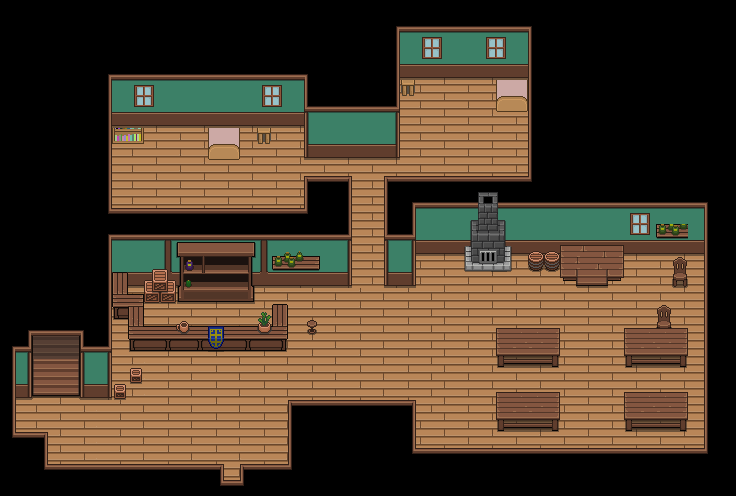

Below is a game level as drawn by its tile map, then a one-line description and the .tmx that defines it (tile-layer data replaced by summaries):
An orthogonal 46x31 tile map with 16x16 px tiles, 3 tile layers (Base, Ground, Upper), 2 tilesets and 5 objects (2x Entrance, NPC_08, NPC_09, NPC_10).

<map version="1.4" tiledversion="1.4.1" orientation="orthogonal" renderorder="right-down" width="46" height="31" tilewidth="16" tileheight="16" infinite="0" nextlayerid="8" nextobjectid="6">
 <tileset firstgid="1" source="../Tilesets/tilesetHouses.tsx" />
 <tileset firstgid="521" name="tsWallsFloors" tilewidth="16" tileheight="16" tilecount="286" columns="22">
  <image source="../Tilesets/tsWalls_Floors.png" trans="ffffff" width="352" height="209" />
  <tile id="9">
   <properties>
    <property name="Impassable" type="bool" value="true" />
   </properties>
  </tile>
  <tile id="10">
   <properties>
    <property name="Impassable" type="bool" value="true" />
   </properties>
  </tile>
  <tile id="22">
   <properties>
    <property name="Impassable" type="bool" value="true" />
   </properties>
  </tile>
  <tile id="24">
   <properties>
    <property name="Impassable" type="bool" value="true" />
   </properties>
  </tile>
  <tile id="25">
   <properties>
    <property name="Impassable" type="bool" value="true" />
   </properties>
  </tile>
  <tile id="27">
   <properties>
    <property name="Impassable" type="bool" value="true" />
   </properties>
  </tile>
  <tile id="28">
   <properties>
    <property name="Impassable" type="bool" value="true" />
   </properties>
  </tile>
  <tile id="29">
   <properties>
    <property name="Impassable" type="bool" value="true" />
   </properties>
  </tile>
  <tile id="30">
   <properties>
    <property name="Impassable" type="bool" value="true" />
   </properties>
  </tile>
  <tile id="44">
   <properties>
    <property name="Impassable" type="bool" value="true" />
   </properties>
  </tile>
  <tile id="46">
   <properties>
    <property name="Impassable" type="bool" value="true" />
   </properties>
  </tile>
  <tile id="47">
   <properties>
    <property name="Impassable" type="bool" value="true" />
   </properties>
  </tile>
  <tile id="49">
   <properties>
    <property name="Impassable" type="bool" value="true" />
   </properties>
  </tile>
  <tile id="50">
   <properties>
    <property name="Impassable" type="bool" value="true" />
   </properties>
  </tile>
  <tile id="52">
   <properties>
    <property name="Impassable" type="bool" value="true" />
   </properties>
  </tile>
  <tile id="66">
   <properties>
    <property name="Impassable" type="bool" value="true" />
   </properties>
  </tile>
  <tile id="68">
   <properties>
    <property name="Impassable" type="bool" value="true" />
   </properties>
  </tile>
  <tile id="69">
   <properties>
    <property name="Impassable" type="bool" value="true" />
   </properties>
  </tile>
  <tile id="71">
   <properties>
    <property name="Impassable" type="bool" value="true" />
   </properties>
  </tile>
  <tile id="72">
   <properties>
    <property name="Impassable" type="bool" value="true" />
   </properties>
  </tile>
  <tile id="73">
   <properties>
    <property name="Impassable" type="bool" value="true" />
   </properties>
  </tile>
  <tile id="74">
   <properties>
    <property name="Impassable" type="bool" value="true" />
   </properties>
  </tile>
  <tile id="88">
   <properties>
    <property name="Impassable" type="bool" value="true" />
   </properties>
  </tile>
  <tile id="89">
   <properties>
    <property name="Impassable" type="bool" value="true" />
   </properties>
  </tile>
  <tile id="90">
   <properties>
    <property name="Impassable" type="bool" value="true" />
   </properties>
  </tile>
  <tile id="91">
   <properties>
    <property name="Impassable" type="bool" value="true" />
   </properties>
  </tile>
  <tile id="92">
   <properties>
    <property name="Impassable" type="bool" value="true" />
   </properties>
  </tile>
  <tile id="93">
   <properties>
    <property name="Impassable" type="bool" value="true" />
   </properties>
  </tile>
  <tile id="94">
   <properties>
    <property name="Impassable" type="bool" value="true" />
   </properties>
  </tile>
  <tile id="95">
   <properties>
    <property name="Impassable" type="bool" value="true" />
   </properties>
  </tile>
  <tile id="96">
   <properties>
    <property name="Impassable" type="bool" value="true" />
   </properties>
  </tile>
  <tile id="140">
   <properties>
    <property name="Impassable" type="bool" value="true" />
   </properties>
  </tile>
  <tile id="160">
   <properties>
    <property name="Impassable" type="bool" value="true" />
   </properties>
  </tile>
  <tile id="161">
   <properties>
    <property name="Impassable" type="bool" value="true" />
   </properties>
  </tile>
 </tileset>
 <layer id="2" name="Base" width="46" height="31">
  <data>[1426 cells, 1308 non-empty, 8 distinct tile ids]</data>
 </layer>
 <layer id="1" name="Ground" width="46" height="31">
  <data>[1426 cells, 979 non-empty, 81 distinct tile ids]</data>
 </layer>
 <layer id="3" name="Upper" width="46" height="31">
  <data>[1426 cells, 94 non-empty, 69 distinct tile ids]</data>
 </layer>
 <objectgroup id="5" name="Character">
  <object id="3" name="NPC_08" x="547" y="275.833" width="9" height="8" />
  <object id="4" name="NPC_09" x="208.333" y="322.5" width="9" height="8" />
  <object id="5" name="NPC_10" x="324.75" y="293.5" width="9" height="8" />
 </objectgroup>
 <objectgroup id="4" name="Travel">
  <object id="1" name="Entrance" x="224" y="492" width="16" height="4">
   <properties>
    <property name="EntranceDir" value="Up" />
    <property name="Map" value="mapTown" />
   </properties>
  </object>
  <object id="2" name="Entrance" x="32" y="336" width="48" height="4">
   <properties>
    <property name="EntranceDir" value="Down" />
    <property name="Map" value="mapInn_Upper_1" />
   </properties>
  </object>
 </objectgroup>
</map>
